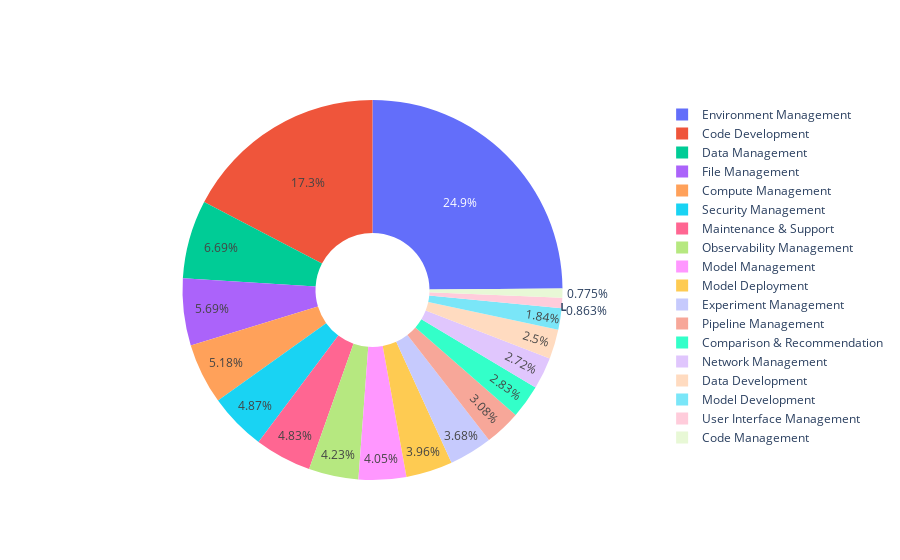

The notebook cell saved with this chart:
### Code cell
# assign human-readable & high-level topics to challenges & solutions

df = pd.read_json(os.path.join(path_rq4, 'topics.json'))
df['Resolution_summary_topic_macro'] = -1

for index, row in df.iterrows():
    if row['Resolution_summary_topic'] in macro_topic_mapping:
        df.at[index, 'Resolution_summary_topic_macro'] = int(macro_topic_mapping[row['Resolution_summary_topic']])
    else:
        df.drop(index, inplace=True)

df.to_json(os.path.join(path_rq4, 'macro-topics.json'), indent=4, orient='records')

df_number = pd.DataFrame()

values = []
labels = []

for index, group in df.groupby('Resolution_summary_topic_macro'):
    topic_list = [topic + 1 for topic in macro_topic2index_dict[macro_topic_indexing[index]]]
    entry = {
        'Index': r'$\hat{R0' + str(index + 1) + '}$' if index < 9 else r'$\hat{R' + str(index + 1) + '}$',
        'Macro-topic': macro_topic_indexing[index],
        'Percentage (%)': round(len(group)/len(df)*100, 2),
        'Topic list': topic_list,
    }
    df_number = pd.concat([df_number, pd.DataFrame([entry])], ignore_index=True)
    labels.append(macro_topic_indexing[index])
    values.append(len(group))

print(df_number.to_latex(float_format="%.2f", index=False))
fig = go.Figure(data=[go.Pie(labels=labels, values=values, hole=.3)])
fig.show()

### Figure 1 — Plotly figure (JSON) as saved in the notebook; plotly's stock layout.template omitted (floating-point values rounded to 4 significant figures)
{"data": [{"hole": 0.3, "labels": ["Code Development", "Code Management", "Comparison & Recommendation", "Compute Management", "Data Development", "Data Management", "Environment Management", "Experiment Management", "File Management", "Maintenance & Support", "Model Development", "Model Management", "Model Deployment", "Network Management", "Observability Management", "Pipeline Management", "Security Management", "User Interface Management"], "type": "pie", "values": [783, 35, 128, 234, 113, 302, 1124, 166, 257, 218, 83, 183, 179, 123, 191, 139, 220, 39]}], "layout": {}}
